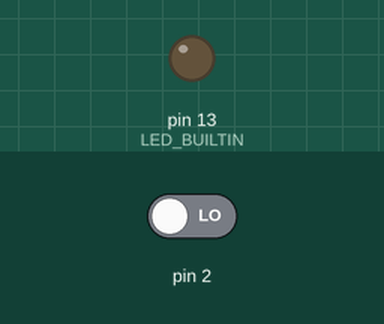
Bench run of a sketch on a simulated Arduino Uno, built with avr-gcc and run on an emulated ATmega328P. On the bench: output pins drawn as LEDs (lit = HIGH). The inputs (shaded band) are chosen by the test bench; at power-on: pin 2 LOW.

Above: at 1.2 s.
1.3 s: pin 2 driven HIGH
At 2.3 s:
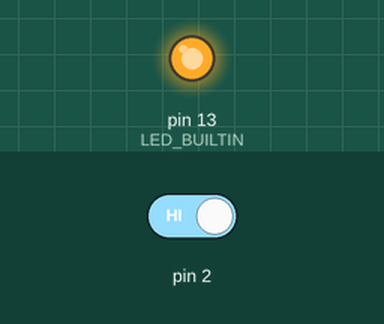
Timing chart, 0 to 4.3 s (numbered marks = the images above; inputs shaded):
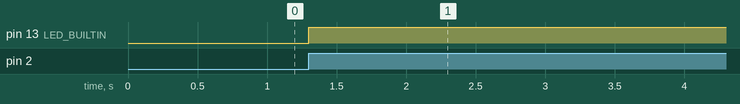

Measured:
- after the input at 1.3 s, pin 13 (LED_BUILTIN): LOW → HIGH at once

The sketch:

r4irq.ino
```cpp
// attachInterrupt button proof, all 16 lines (see ra4m1_attach_interrupt).
void setup() { pinMode(LED_BUILTIN, OUTPUT); attachInterrupt(0, [](){ digitalWrite(LED_BUILTIN, HIGH); }, CHANGE); }
void loop() {}
```
